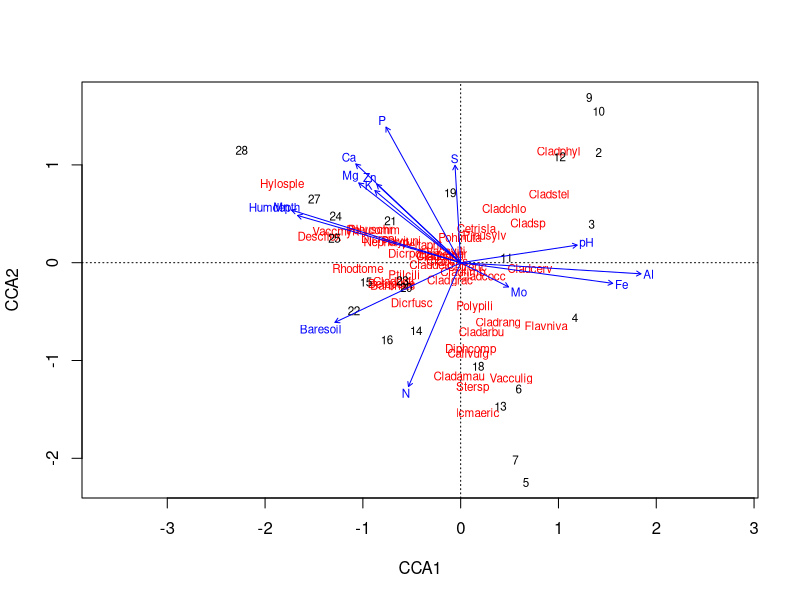
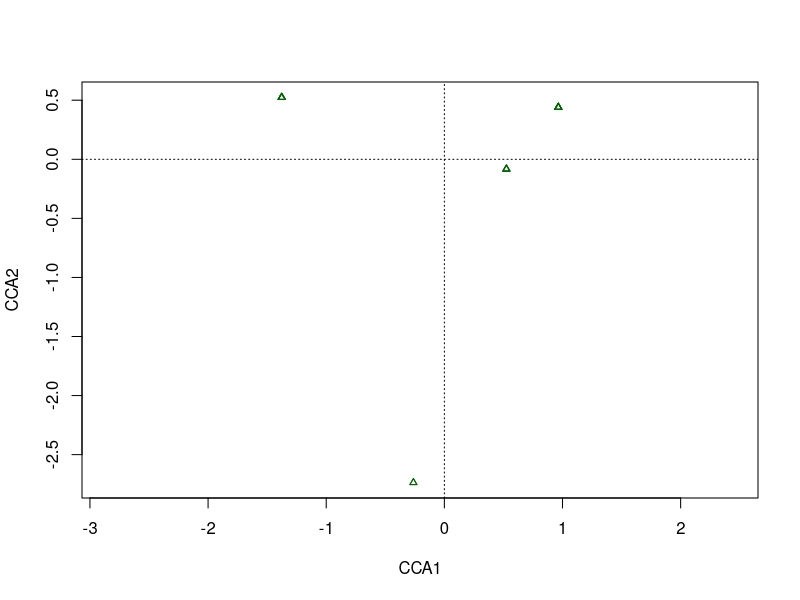
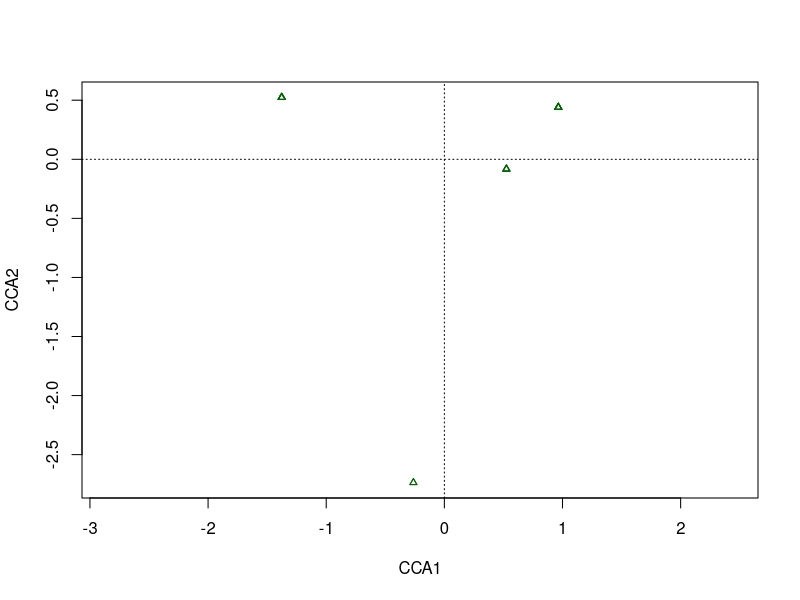
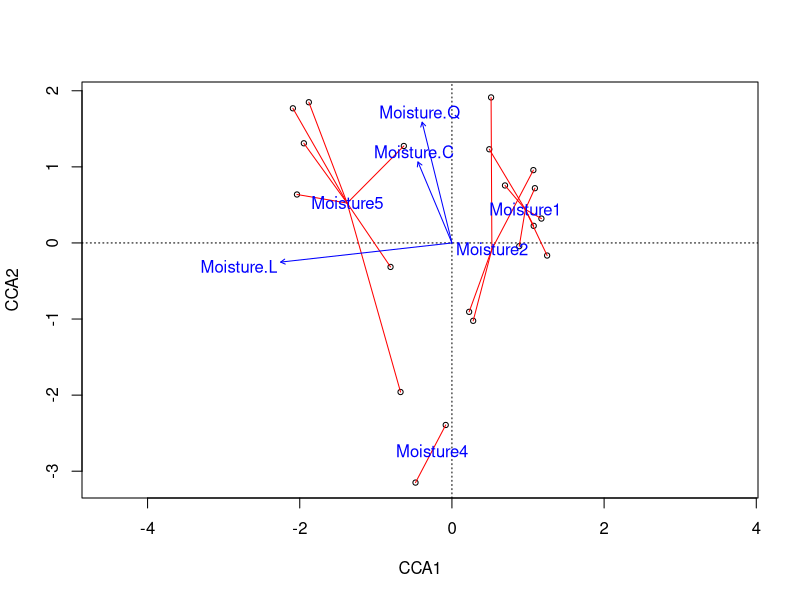
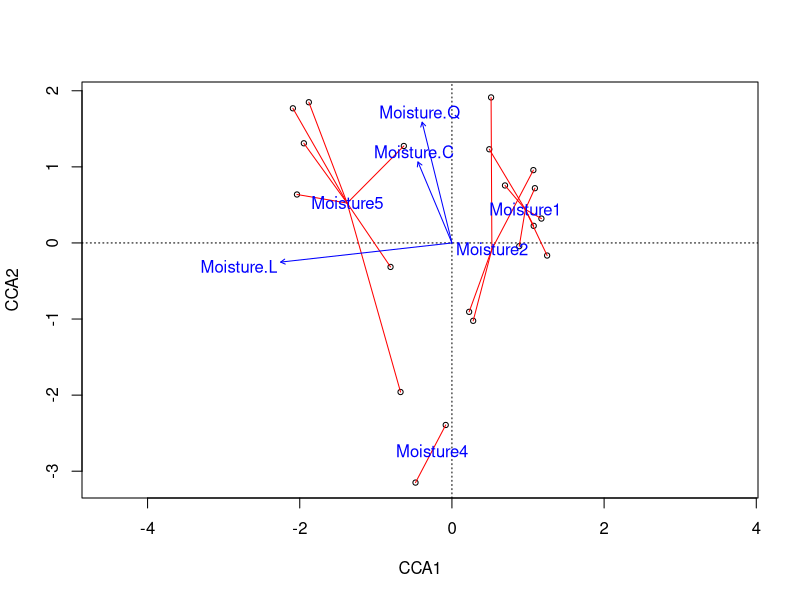
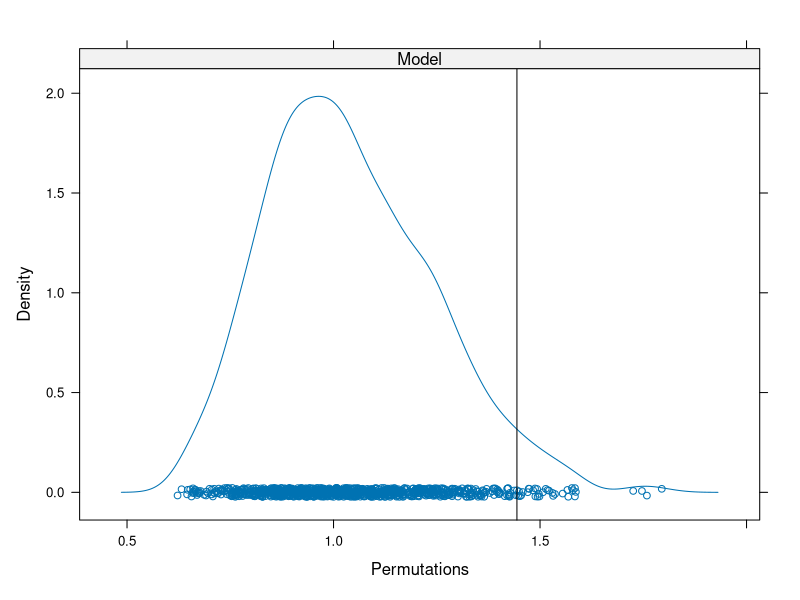
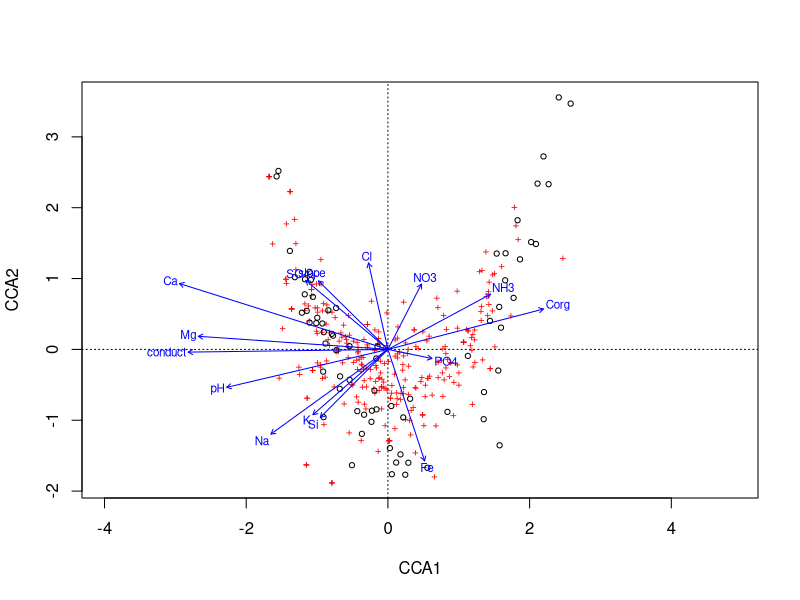
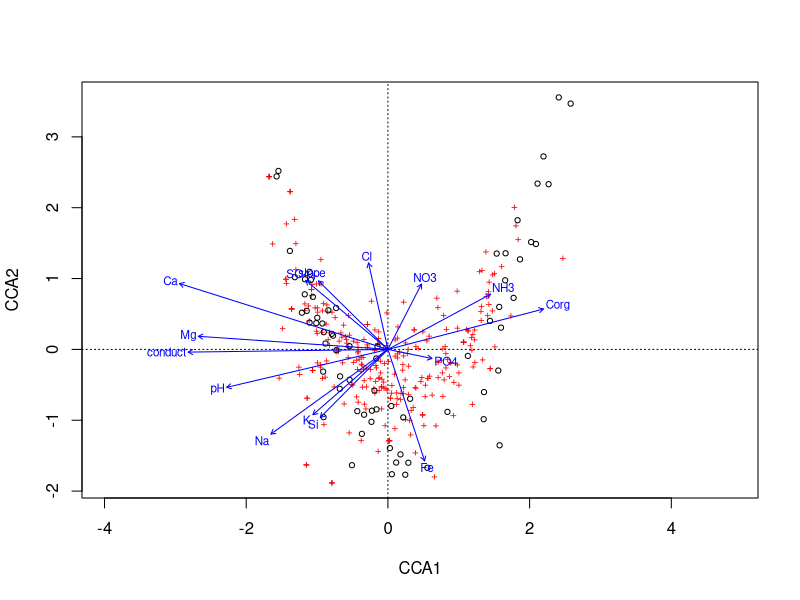

The R source for these figures, in order: (Note: a time limit stopped this script after it produced the figures.)
## ----setup-options, echo = FALSE, results = "hide", message = FALSE-----------
options(htmltools.dir.version = FALSE)
knitr::opts_chunk$set(cache = TRUE, dev = 'svg', echo = TRUE, message = FALSE, warning = FALSE,
                      fig.height=6, fig.width = 1.777777*6)
library("vegan")
library("ggplot2")
data(varespec)
data(varechem)

## plot defaults
theme_set(theme_minimal(base_size = 16, base_family = 'Fira Sans'))


## ----cca-model----------------------------------------------------------------
cca1 <- cca(varespec ~ ., data = varechem)
cca1


## ----rda-model----------------------------------------------------------------
rda1 <- rda(varespec ~ ., data = varechem)
rda1


## ----eigenvals----------------------------------------------------------------
eigenvals(cca1)


## ----your-turn-fit-cca-1------------------------------------------------------
library("vegan")
data(varechem, varespec)


## ----your-turn-fit-cca-2------------------------------------------------------
mycca1 <- cca(varespec ~ N + P + K, data = varechem)
mycca1


## ----your-turn-fit-cca-3------------------------------------------------------
ev <- eigenvals(mycca1, model = "constrained")
head(ev)
length(ev)


## ----scores-------------------------------------------------------------------
str(scores(cca1, choices = 1:4, display = c("species","sites")), max = 1)
head(scores(cca1, choices = 1:2, display = "sites"))


## ----scaling-example, results = "hide"----------------------------------------
scores(cca1, choices = 1:2, display = "species", scaling = 3)


## ----your-turn-cca-4----------------------------------------------------------
scrs <- scores(mycca1, display = "sites", choices = c(2,3),
               scaling = "sites", hill = TRUE)
head(scrs)


## ----partial-ordination-1-----------------------------------------------------
pcca <- cca(X = varespec,
            Y = varechem[, "Ca", drop = FALSE],
            Z = varechem[, "pH", drop = FALSE])


## ----partial-ordination-2-----------------------------------------------------
pcca <- cca(varespec ~ Ca + Condition(pH), data = varechem) ## easier!


## ----partial-ordination-3-----------------------------------------------------
pcca <- cca(varespec ~ Ca + Condition(pH), data = varechem) ## easier!
pcca


## ----triplot-1, fig.height = 6, fig.width = 6---------------------------------
plot(cca1)


## ----lc-vs-wa-scores-1, echo = TRUE, fig.show = "none"------------------------
# example from Design Decision vignette
data(dune, dune.env, package = "vegan")
ord <- cca(dune ~ Moisture, data = dune.env)
plot(ord, display = "lc", type = "points")


## ----lc-vs-wa-scores-1, echo = FALSE------------------------------------------
# example from Design Decision vignette
data(dune, dune.env, package = "vegan")
ord <- cca(dune ~ Moisture, data = dune.env)
plot(ord, display = "lc", type = "points")


## ----lc-vs-wa-scores-2, echo = TRUE, fig.show = "none"------------------------
# example from Design Decision vignette
data(dune, dune.env, package = "vegan")
ord <- cca(dune ~ Moisture, data = dune.env)
plot(ord, display = "wa", type = "points")
ordispider(ord, col = "red")
text(ord, display = "cn", col = "blue")


## ----lc-vs-wa-scores-2, echo = FALSE------------------------------------------
# example from Design Decision vignette
data(dune, dune.env, package = "vegan")
ord <- cca(dune ~ Moisture, data = dune.env)
plot(ord, display = "wa", type = "points")
ordispider(ord, col = "red")
text(ord, display = "cn", col = "blue")


## ----cca-model-build1---------------------------------------------------------
vare.cca <- cca(varespec ~ Al + P*(K + Baresoil), data = varechem)
vare.cca


## ----vif-cca1-----------------------------------------------------------------
vif.cca(cca1)


## ----stepwise-1---------------------------------------------------------------
upr <- cca(varespec ~ ., data = varechem)
lwr <- cca(varespec ~ 1, data = varechem)
set.seed(1)
mods <- ordistep(lwr, scope = formula(upr), trace = 0)


## ----stepwise-cca-------------------------------------------------------------
mods


## ----stepwise-anova-----------------------------------------------------------
mods$anova


## ----stepwise-reverse, results = "hide"---------------------------------------
mods2 <- step(upr, scope = list(lower = formula(lwr), upper = formula(upr)), trace = 0,
              test = "perm")
mods2


## ----stepwise-reverse---------------------------------------------------------
mods2 <- step(upr, scope = list(lower = formula(lwr), upper = formula(upr)), trace = 0,
              test = "perm")
mods2


## ----rsq-cca1-----------------------------------------------------------------
RsquareAdj(cca1)


## ----stopping-rules-----------------------------------------------------------
ordiR2step(lwr, upr, trace = FALSE)


## ----permustats-1, results = "hide"-------------------------------------------
pstat <- permustats(anova(cca1))
summary(pstat)


## ----permustats-1, echo = FALSE-----------------------------------------------
pstat <- permustats(anova(cca1))
summary(pstat)


## ----permustats-2, fig.width = 6, fig.height = 6------------------------------
densityplot(pstat)


## ----cca-anova----------------------------------------------------------------
set.seed(42)
(perm <- anova(cca1))


## ----anova-args---------------------------------------------------------------
args(anova.cca)


## ----anova-by-axis------------------------------------------------------------
set.seed(1)
anova(mods, by = "axis")


## ----anova-by-term------------------------------------------------------------
set.seed(5)
anova(mods, by = "terms")


## ----anova-by-margin----------------------------------------------------------
set.seed(10)
anova(mods, by = "margin")


## ----meadows-setup------------------------------------------------------------
## load vegan
library("vegan")

## load the data
spp <- read.csv("data/meadow-spp.csv", header = TRUE, row.names = 1)
env <- read.csv("data/meadow-env.csv", header = TRUE, row.names = 1)


## ----meadows-cca-full---------------------------------------------------------
m1 <- cca(spp ~ ., data = env)
set.seed(32)
anova(m1)


## ----meadows-cca-full-triplot, fig.show = "hide"------------------------------
plot(m1)


## ----meadows-cca-full-triplot, fig.height = 6, fig.width = 6, echo = FALSE----
plot(m1)


## ----meadows-cca-stepwise-----------------------------------------------------
set.seed(67)
lwr <- cca(spp ~ 1, data = env)
( m2 <- ordistep(lwr, scope = formula(m1), trace = FALSE) )


## ----meadows-cca-reduced-triplot, fig.show = "hide"---------------------------
plot(m2)


## ----meadows-cca-reduced-triplot, fig.height = 6, fig.width = 6, echo = FALSE----
plot(m2)


## ----meadows-cca-anova--------------------------------------------------------
m2$anova


## ----meadows-rda--------------------------------------------------------------
spph <- decostand(spp, method = "hellinger")
m3 <- rda(spph ~ ., data = env)
lwr <- rda(spph ~ 1, data = env)
m4 <- ordistep(lwr, scope = formula(m3),
               trace = FALSE)


## ----meadows-rda-print--------------------------------------------------------
m4


## ----meadows-rda-reduced-triplot, fig.show = "hide"---------------------------
plot(m4)


## ----meadows-rda-reduced-triplot, fig.height = 6, fig.width = 6, echo = FALSE----
plot(m4)


## ----meadows-rda-adjrsquare---------------------------------------------------
m5 <- ordiR2step(lwr, scope = formula(m3), trace = FALSE)
m5$anova
